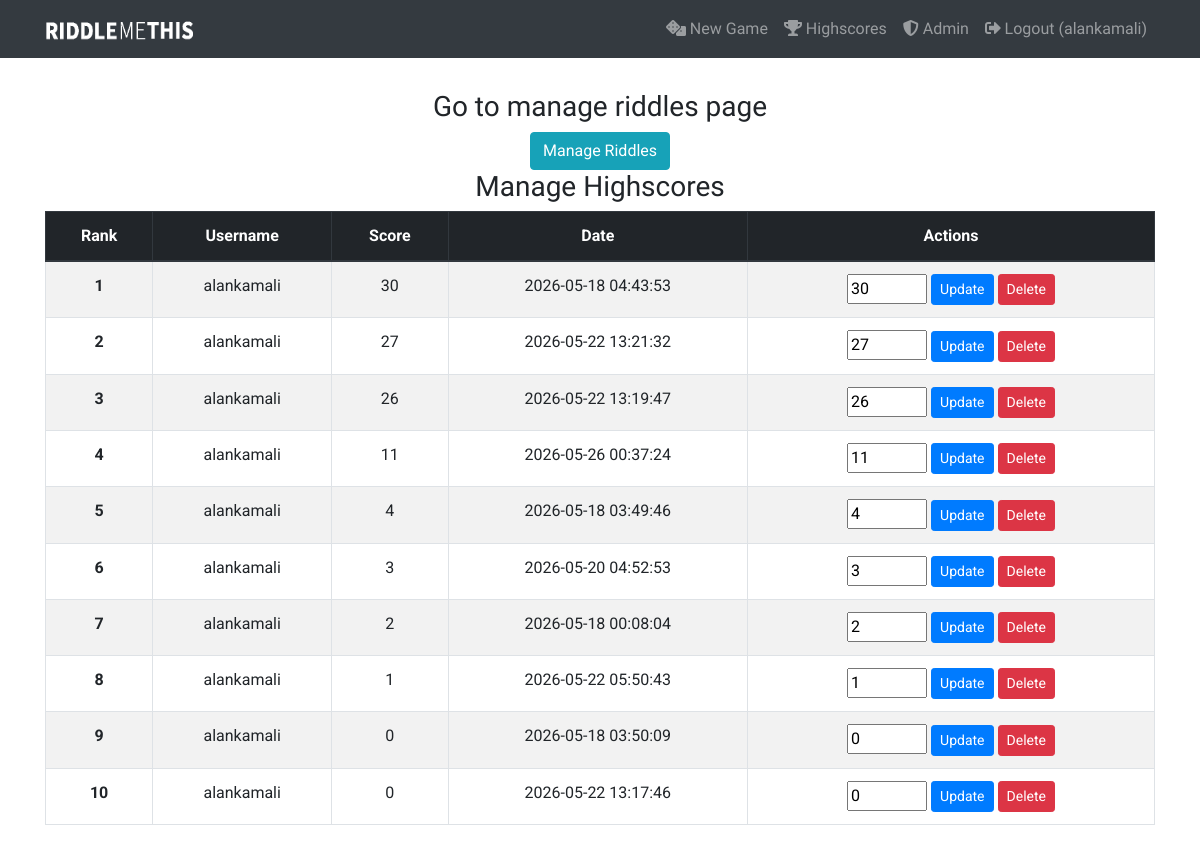
The page /admin (signed in) on the database its author committed.
### tables this page shows
CREATE TABLE users (
            id          INTEGER PRIMARY KEY AUTOINCREMENT,
            github_id   TEXT    UNIQUE NOT NULL,
            username    TEXT    NOT NULL,
            email       TEXT,
            role        TEXT    NOT NULL DEFAULT 'user',
            created_at  TIMESTAMP DEFAULT CURRENT_TIMESTAMP
        );

CREATE TABLE highscores (
            id          INTEGER PRIMARY KEY AUTOINCREMENT,
            user_id     INTEGER NOT NULL REFERENCES users(id) ON DELETE CASCADE,
            score       INTEGER NOT NULL,
            created_at  TIMESTAMP DEFAULT CURRENT_TIMESTAMP
        );

### run.py (the view)
@app.route("/admin")
@login_required
def admin():
    if not current_user.is_admin:
        abort(403)
    rows = database.get_highscores()
    return render_template("admin.html", highscores=rows)

### db.py (called while the page is built)
def get_db():
    from flask import g
    if "db" not in g:
        g.db = sqlite3.connect(DB_PATH)
        g.db.row_factory = sqlite3.Row
    return g.db

def get_highscores():
    db = get_db()
    return db.execute("""
        SELECT h.id, u.username, h.score, h.created_at
        FROM highscores h
        JOIN users u ON h.user_id = u.id
        ORDER BY h.score DESC
    """).fetchall()

### run.py (called while the page is built)
@login_manager.user_loader
def load_user(user_id):
    row = database.get_db().execute(
        "SELECT * FROM users WHERE id = ?", (user_id,)
    ).fetchone()
    if row is None:
        app.logger.warning(f"no user with userId: {user_id}")
        return None
    return User(row["id"], row["github_id"], row["username"], row["email"], row["role"])

    @property
    def is_admin(self):
        return self.role == "admin"

### templates/admin.html (shortened to what this page needs)
{% extends 'base.html' %} {% block content %}
<div class="container base-content">
    <div class="row">
        <div class="col text-center">
            <br>
            <h3 class="text-center"> Go to manage riddles page </h3>
            <a href="{{ url_for('admin_riddles') }}" class="btn btn-info text-center ">Manage Riddles</a>
            <h3 class="text-center">Manage Highscores</h3>
            <table class="table table-striped table-bordered table-hover">
                <thead class="thead-dark">
                    <tr>
                        <th>Rank</th>
                        <th>Username</th>
                        <th>Score</th>
                        <th>Date</th>
                        <th>Actions</th>
                    </tr>
                </thead>
                <tbody>
                    {% for entry in highscores %}
                    <tr>
                        <th scope="row">{{ loop.index }}</th>
                        <td>{{ entry['username'] }}</td>
                        <td>{{ entry['score'] }}</td>
                        <td>{{ entry['created_at'] }}</td>
                        <td>
                            <form method="POST" action="{{ url_for('admin_edit_highscore', entry_id=entry['id']) }}" style="display:inline;">
                                <input type="number" name="score" value="{{ entry['score'] }}" style="width:80px;" min="0">
                                <button type="submit" class="btn btn-sm btn-primary">Update</button>
                            </form>
                            <form method="POST" action="{{ url_for('admin_delete_highscore', entry_id=entry['id']) }}" style="display:inline;" onsubmit="return confirm('Delete this entry?');">
                                <button type="submit" class="btn btn-sm btn-danger">Delete</button>
                            </form>
                        </td>
                    </tr>
                    {% endfor %}
                </tbody>
            </table>
        </div>
    </div>
</div>
{% endblock %}

### templates/base.html (shortened to what this page needs)
<!DOCTYPE html>
<html lang="en">
<head>
  <link href="{{ url_for('static', filename='vendor/bootstrap/css/bootstrap.min.css') }}" rel="stylesheet">
  <link rel="stylesheet" href="https://use.fontawesome.com/releases/v5.1.0/css/all.css">
  <link rel="stylesheet" href="https://cdnjs.cloudflare.com/ajax/libs/hover.css/2.3.1/css/hover-min.css" />
  <link href="{{ url_for('static', filename='custom/css/styles.css') }}" rel="stylesheet">
</head>
<body>
  <nav class="navbar navbar-expand-lg navbar-dark bg-dark fixed-top">
    <div class="container">
      <a class="navbar-brand hvr-grow" href="{{ url_for('index') }}">
          <img src="../static/img/logo_white.png" width="150" height="30" alt="">
        </a>
      <div class="collapse navbar-collapse" id="navbarResponsive">
        <ul class="navbar-nav ml-auto">
          <li class="nav-item hvr-grow">
            <a class="nav-link" href="{{ url_for('index') }}"><i class="fas fa-dice"></i> New Game</a>
          </li>
          <li class="nav-item hvr-grow">
            <a class="nav-link" href="{{ url_for('highscores') }}"><i class="fas fa-trophy"></i> Highscores</a>
          </li>
          {% if current_user.is_authenticated %}
            {% if current_user.is_admin %}
            <li class="nav-item hvr-grow">
              <a class="nav-link" href="{{ url_for('admin') }}"><i class="fas fa-shield-alt"></i> Admin</a>
            </li>
            {% endif %}
            <li class="nav-item hvr-grow">
              <form method="POST" action="{{ url_for('logout') }}" style="display:contents">
                <button type="submit" class="nav-link" style="background:none;border:none;cursor:pointer;">
                  <i class="fas fa-sign-out-alt"></i> Logout ({{ current_user.username }})
                </button>
              </form>
            </li>
          {% else %}
            <li class="nav-item hvr-grow">
              <a class="nav-link" href="{{ url_for('github.login') }}"><i class="fab fa-github"></i> Login with GitHub</a>
            </li>
          {% endif %}
        </ul>
      </div>
    </div>
  </nav>
  {% block content %} {% endblock %}
</body>
</html>

### static/custom/css/styles.css (style rules this page uses)
body { font-family: 'Roboto', serif; padding-top: 64px; min-height: 100%; }
html { height: 100%; }
.base-content { max-width: 1024; }
ul { list-style: none; padding: 0; margin: 0; }
.riddle, h3, h4 { font-family: 'Josefin Sans', sans-serif; }
.nav-item { font-family: 'Oswald', sans-serif; }
@media (min-width: 992px) { body { padding-top: 66px; } }

### rows shown on the page
users: username "alankamali"
highscores: username "alankamali", score "30", created_at "2026-05-18 04:43:53"
highscores: username "alankamali", score "27", created_at "2026-05-22 13:21:32"
highscores: username "alankamali", score "26", created_at "2026-05-22 13:19:47"
highscores: username "alankamali", score "11", created_at "2026-05-26 00:37:24"
highscores: username "alankamali", score "4", created_at "2026-05-18 03:49:46"
highscores: username "alankamali", score "3", created_at "2026-05-20 04:52:53"
highscores: username "alankamali", score "2", created_at "2026-05-18 00:08:04"
highscores: username "alankamali", score "1", created_at "2026-05-22 05:50:43"
highscores: username "alankamali", score "0", created_at "2026-05-18 03:50:09"
highscores: username "alankamali", score "0", created_at "2026-05-22 13:17:46"
